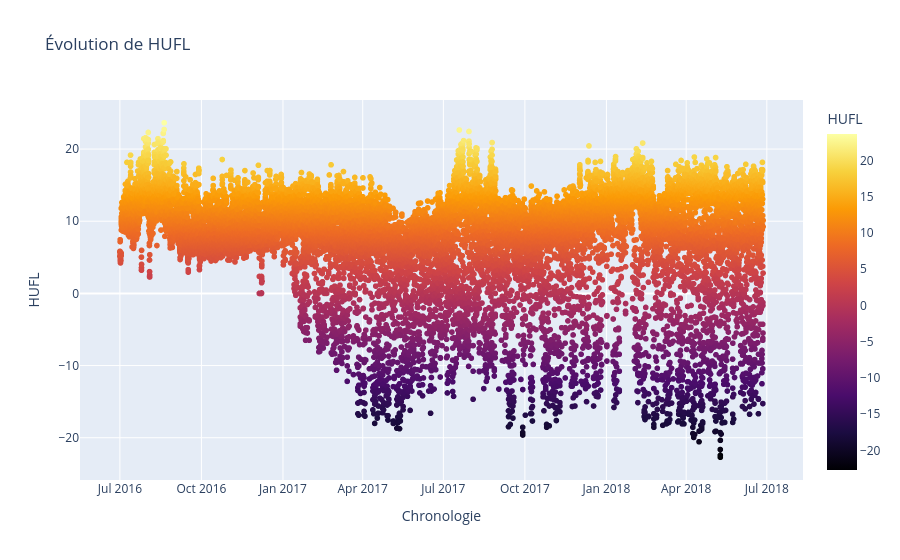
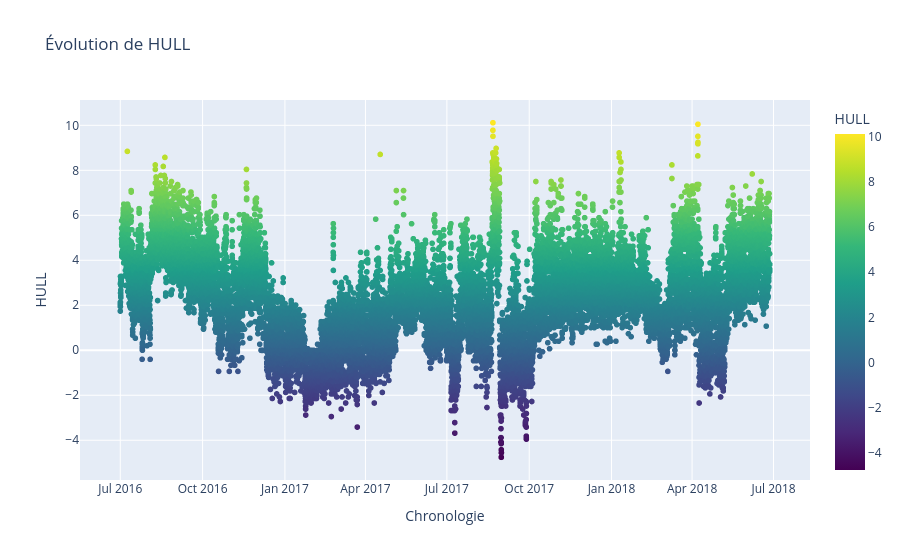
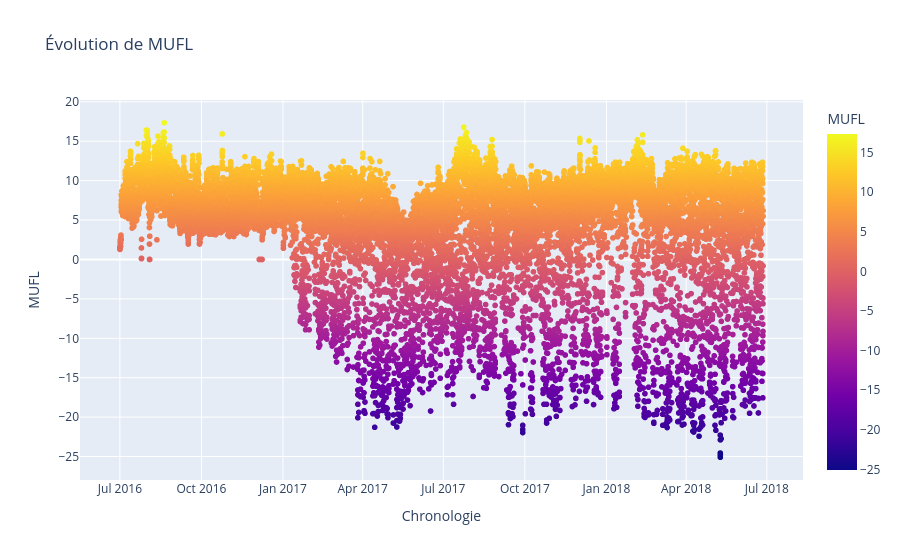
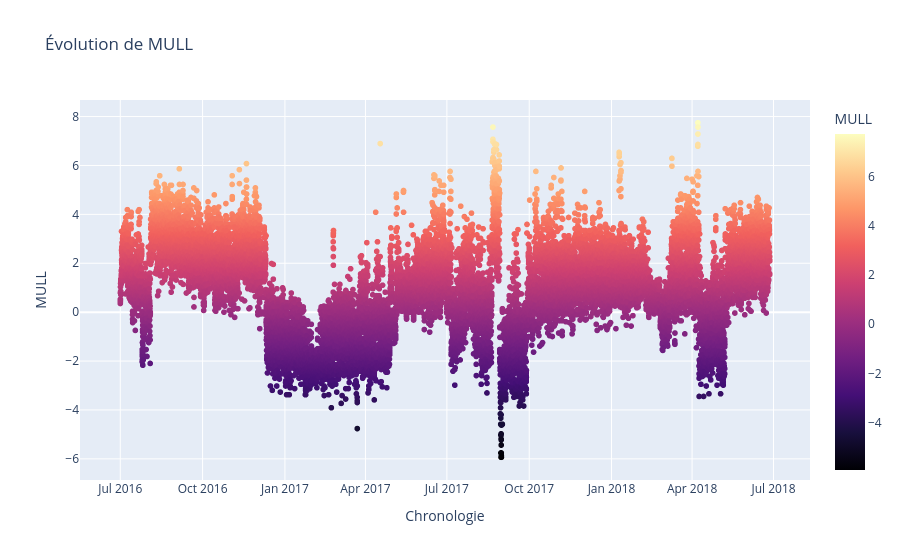

Notebook source saved alongside these figures, in order:
### Code cell
features = df.select_dtypes(include=[np.number, 'timedelta64']).columns
cmaps_cycle = cycle([
    'Inferno',
    'Viridis',
    'Plasma',
    'Magma',
    'Turbo',
    'Hot', 
    'Electric'
])

for feature in features:
    current_cmap = next(cmaps_cycle)

    y_values = df[feature]
    if 'timedelta' in str(y_values.dtype):
        y_values = y_values.dt.total_seconds() / 3600
    

    fig = px.scatter(
        df,
        x='date',
        y=y_values,
        color=y_values,
        color_continuous_scale=current_cmap,
        title=f"Évolution de {feature}"
    )
    
    fig.update_traces(
        line=dict(width=2),
        connectgaps=False
    )
    
    fig.update_layout(
        #template="plotly_dark",
        xaxis_title="Chronologie",
        yaxis_title=feature,
        coloraxis_showscale=True,
        hovermode="x unified"
    )
    
    fig.show()

### Figure 1 — Plotly figure (JSON) as saved in the notebook; plotly's stock layout.template omitted (floating-point values rounded to 4 significant figures; data arrays with more than 128 entries replaced by an {"elided": "..."} marker saying what was removed)
{"data": [{"connectgaps": false, "hovertemplate": "date=%{x}<br>HUFL=%{marker.color}<extra></extra>", "legendgroup": "", "line": {"width": 2}, "marker": {"color": {"elided": "17420 float values"}, "coloraxis": "coloraxis", "symbol": "circle"}, "mode": "markers", "name": "", "showlegend": false, "type": "scattergl", "x": {"elided": "17420 str values"}, "xaxis": "x", "y": {"elided": "17420 float values"}, "yaxis": "y"}], "layout": {"coloraxis": {"colorbar": {"title": {"text": "HUFL"}}, "colorscale": [[0, "#000004"], [0.1111, "#1b0c41"], [0.2222, "#4a0c6b"], [0.3333, "#781c6d"], [0.4444, "#a52c60"], [0.5556, "#cf4446"], [0.6667, "#ed6925"], [0.7778, "#fb9b06"], [0.8889, "#f7d13d"], [1, "#fcffa4"]], "showscale": true}, "hovermode": "x unified", "legend": {"tracegroupgap": 0}, "title": {"text": "Évolution de HUFL"}, "xaxis": {"anchor": "y", "domain": [0, 1], "title": {"text": "Chronologie"}}, "yaxis": {"anchor": "x", "domain": [0, 1], "title": {"text": "HUFL"}}}}

### Figure 2 — Plotly figure (JSON) as saved in the notebook; plotly's stock layout.template omitted (floating-point values rounded to 4 significant figures; data arrays with more than 128 entries replaced by an {"elided": "..."} marker saying what was removed)
{"data": [{"connectgaps": false, "hovertemplate": "date=%{x}<br>HULL=%{marker.color}<extra></extra>", "legendgroup": "", "line": {"width": 2}, "marker": {"color": {"elided": "17420 float values"}, "coloraxis": "coloraxis", "symbol": "circle"}, "mode": "markers", "name": "", "showlegend": false, "type": "scattergl", "x": {"elided": "17420 str values"}, "xaxis": "x", "y": {"elided": "17420 float values"}, "yaxis": "y"}], "layout": {"coloraxis": {"colorbar": {"title": {"text": "HULL"}}, "colorscale": [[0, "#440154"], [0.1111, "#482878"], [0.2222, "#3e4989"], [0.3333, "#31688e"], [0.4444, "#26828e"], [0.5556, "#1f9e89"], [0.6667, "#35b779"], [0.7778, "#6ece58"], [0.8889, "#b5de2b"], [1, "#fde725"]], "showscale": true}, "hovermode": "x unified", "legend": {"tracegroupgap": 0}, "title": {"text": "Évolution de HULL"}, "xaxis": {"anchor": "y", "domain": [0, 1], "title": {"text": "Chronologie"}}, "yaxis": {"anchor": "x", "domain": [0, 1], "title": {"text": "HULL"}}}}

### Figure 3 — Plotly figure (JSON) as saved in the notebook; plotly's stock layout.template omitted (floating-point values rounded to 4 significant figures; data arrays with more than 128 entries replaced by an {"elided": "..."} marker saying what was removed)
{"data": [{"connectgaps": false, "hovertemplate": "date=%{x}<br>MUFL=%{marker.color}<extra></extra>", "legendgroup": "", "line": {"width": 2}, "marker": {"color": {"elided": "17420 float values"}, "coloraxis": "coloraxis", "symbol": "circle"}, "mode": "markers", "name": "", "showlegend": false, "type": "scattergl", "x": {"elided": "17420 str values"}, "xaxis": "x", "y": {"elided": "17420 float values"}, "yaxis": "y"}], "layout": {"coloraxis": {"colorbar": {"title": {"text": "MUFL"}}, "colorscale": [[0, "#0d0887"], [0.1111, "#46039f"], [0.2222, "#7201a8"], [0.3333, "#9c179e"], [0.4444, "#bd3786"], [0.5556, "#d8576b"], [0.6667, "#ed7953"], [0.7778, "#fb9f3a"], [0.8889, "#fdca26"], [1, "#f0f921"]], "showscale": true}, "hovermode": "x unified", "legend": {"tracegroupgap": 0}, "title": {"text": "Évolution de MUFL"}, "xaxis": {"anchor": "y", "domain": [0, 1], "title": {"text": "Chronologie"}}, "yaxis": {"anchor": "x", "domain": [0, 1], "title": {"text": "MUFL"}}}}

### Figure 4 — Plotly figure (JSON) as saved in the notebook; plotly's stock layout.template omitted (floating-point values rounded to 4 significant figures; data arrays with more than 128 entries replaced by an {"elided": "..."} marker saying what was removed)
{"data": [{"connectgaps": false, "hovertemplate": "date=%{x}<br>MULL=%{marker.color}<extra></extra>", "legendgroup": "", "line": {"width": 2}, "marker": {"color": {"elided": "17420 float values"}, "coloraxis": "coloraxis", "symbol": "circle"}, "mode": "markers", "name": "", "showlegend": false, "type": "scattergl", "x": {"elided": "17420 str values"}, "xaxis": "x", "y": {"elided": "17420 float values"}, "yaxis": "y"}], "layout": {"coloraxis": {"colorbar": {"title": {"text": "MULL"}}, "colorscale": [[0, "#000004"], [0.1111, "#180f3d"], [0.2222, "#440f76"], [0.3333, "#721f81"], [0.4444, "#9e2f7f"], [0.5556, "#cd4071"], [0.6667, "#f1605d"], [0.7778, "#fd9668"], [0.8889, "#feca8d"], [1, "#fcfdbf"]], "showscale": true}, "hovermode": "x unified", "legend": {"tracegroupgap": 0}, "title": {"text": "Évolution de MULL"}, "xaxis": {"anchor": "y", "domain": [0, 1], "title": {"text": "Chronologie"}}, "yaxis": {"anchor": "x", "domain": [0, 1], "title": {"text": "MULL"}}}}
